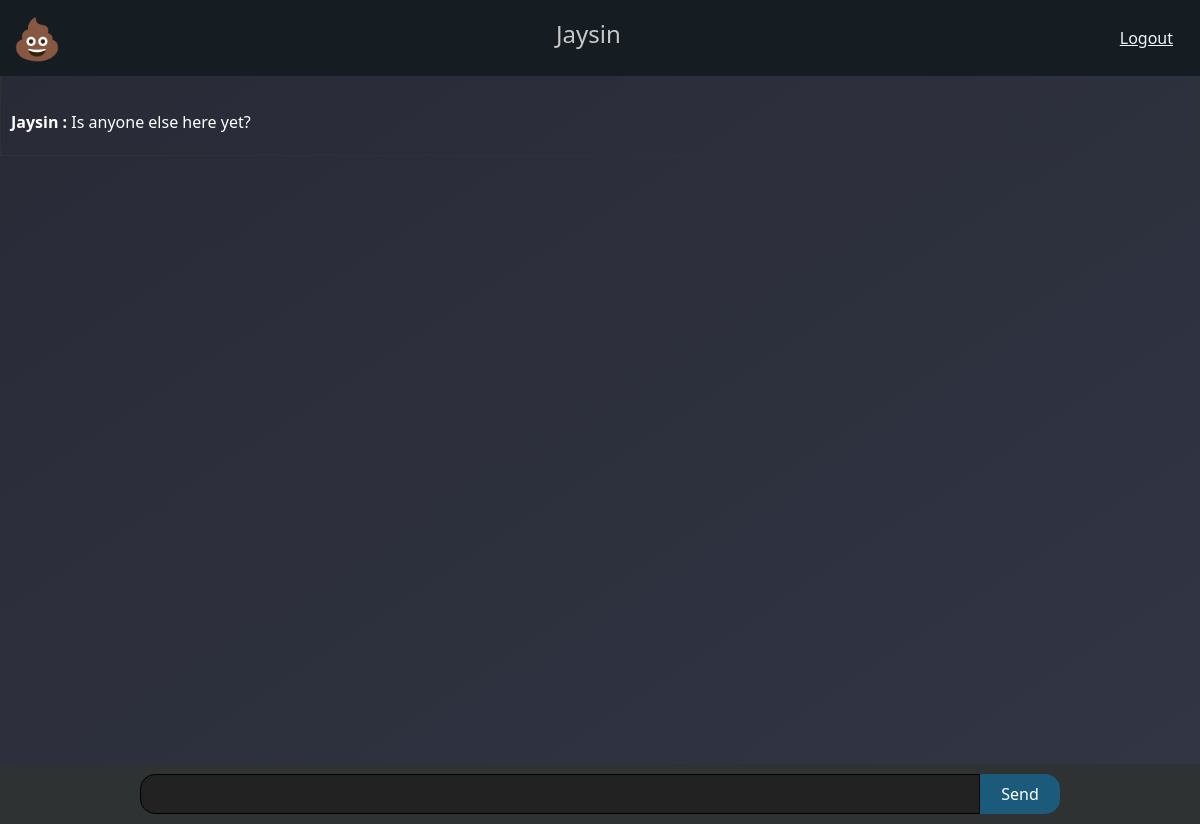
Page /dashboard (signed in) on the earlier database version.
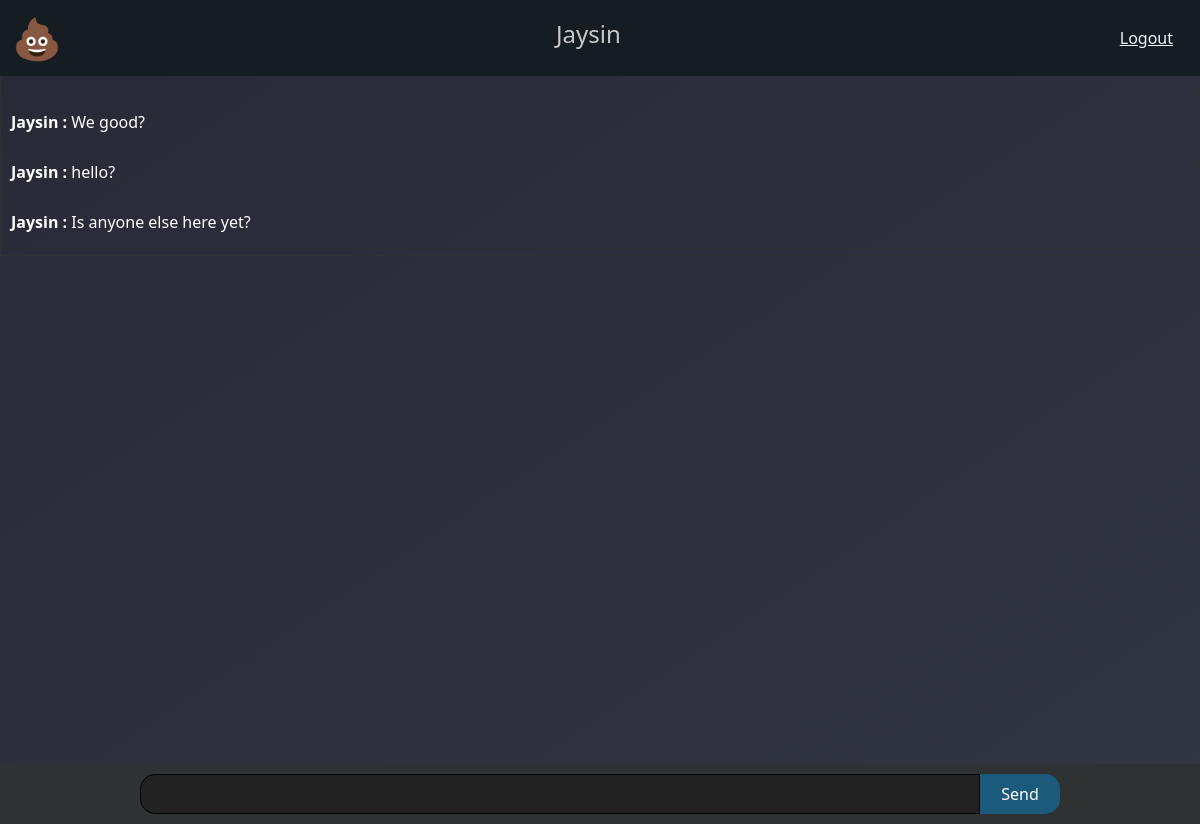
Same page on the later database version.
### myapp/models.py (models this page shows, shortened)
class User(db.Model, UserMixin):
    id = db.Column(db.Integer, primary_key=True)
    username = db.Column(db.String(40), nullable=False)
    email = db.Column(db.String(70))
    joining_date = db.Column(db.DateTime, default=datetime.now)
    password = db.Column(db.String(400))

class History(db.Model):
    id = db.Column(db.Integer, primary_key=True)
    user = db.Column(db.String(40))
    message = db.Column(db.String(400))

### myapp/user/routes.py (the view)
@user.route("/dashboard")
@login_required
def dashboard():
    history = History.query.order_by(desc(History.id)).limit(100).all()
    return render_template("dashboard.html", history=history)

### myapp/models.py (called while the page is built)
@login_manager.user_loader
def load_user(user_id):
    return User.query.get(user_id)

### myapp/templates/dashboard.html (shortened to what this page needs)
{% extends "layout.html" %}
{% block body %}
{% include "sections/navbar.html" %}
{% include "sections/message_box.html" %}
{% endblock body %}

### myapp/templates/layout.html (shortened to what this page needs)
<!doctype html>
<html lang="en">
  <head>
    <link href="https://cdn.jsdelivr.net/npm/bootstrap@5.0.2/dist/css/bootstrap.min.css" rel="stylesheet">
    <html>rgb(47, 50,  51)</html>
  </head>
  <body>
    {% block body %}
    {% endblock body %}
  </body>
</html>

### myapp/templates/sections/navbar.html
<nav class="navbar fixed-top navbar-dark" style="background-color: #151d23;">
    <div class="container-fluid">
            <span style='font-size:40px;'>&#128169;</span>
            <span class="navbar-text">
            <h4 style="color: rgb(200, 200, 200); margin: center;">{{ current_user.username }}</h4>
            </span>
        <a href="{{ url_for('user.logout') }}" style="color: aliceblue;
        padding: 5px; margin-right: 10px;">Logout</a>
    </div>
  </nav>

### myapp/templates/sections/message_box.html (shortened to what this page needs)
<link rel="stylesheet" href="{{ url_for('static', filename='message_box.css') }}">
<section class="vh-100 gradient-custom">
    <div class="main_box">
        <div class="chat_box">
            {% for H in history %}
            <p class="message"><span class="uname">{{H.user}} : </span>{{ H.message }}</p>
            {% endfor %}
        </div>
        <div class="send_box">
            <input type="text" id="my_message">
            <button id="send_button" onclick="send_message()">Send</button>
        </div>
        </div>
</section>

### myapp/static/message_box.css (style rules this page uses)
.gradient-custom { background: rgb(40, 42, 54); background: -webkit-linear-gradient(to bottom right, rgb(40, 42, 54), rgb(50, 53, 68)); background: linear-gradient(to bottom right, rgb(40, 42, 54), rgb(50, 53, 68)) }
@media (min-width: 769px) { .gradient-custom { border-top-right-radius: .3rem; border-bottom-right-radius: .3rem; } }
.main_box { display: flex; flex-direction: column; padding-top: 80px; border: 1px solid rgb(47, 50, 51); width: 100%; margin: auto; }
.chat_box { display: flex; flex-direction: column; height: auto; max-height: 100vh; overflow-y: auto; }
.message { border-radius: 10px; padding: 5px; width: max-content; color: rgb(255, 255, 255); margin-left: 5px; }
.send_box { background-color: rgb(47, 50, 51); display: flex; flex-direction: row; justify-content: center; padding: 10px 0px; position: fixed; left: 0; bottom: 0; width: 100%; }
.send_box > input[type='text'] { width: 70%; border: 1px solid rgb(0, 0, 0); background:rgb(34, 34, 34); color:rgb(255, 255, 255); border-top-right-radius: 0px; border-top-left-radius: 15px; border-bottom-right-radius: 0px; border-bottom-left-radius: 15px; outline: none; padding-left: 10px; }
.send_box > button { width: 80px; height: 40px; border: none; border-top-right-radius: 15px; border-top-left-radius: 0px; border-bottom-right-radius: 15px; border-bottom-left-radius: 0px; background-color: rgb(28, 90, 123); color: white; }
.uname { color: rgb(255, 255, 255); font-weight: 600; }

Differences in the rows shown:
added History: user "Jaysin", message "We good?"
added History: user "Jaysin", message "hello?"
